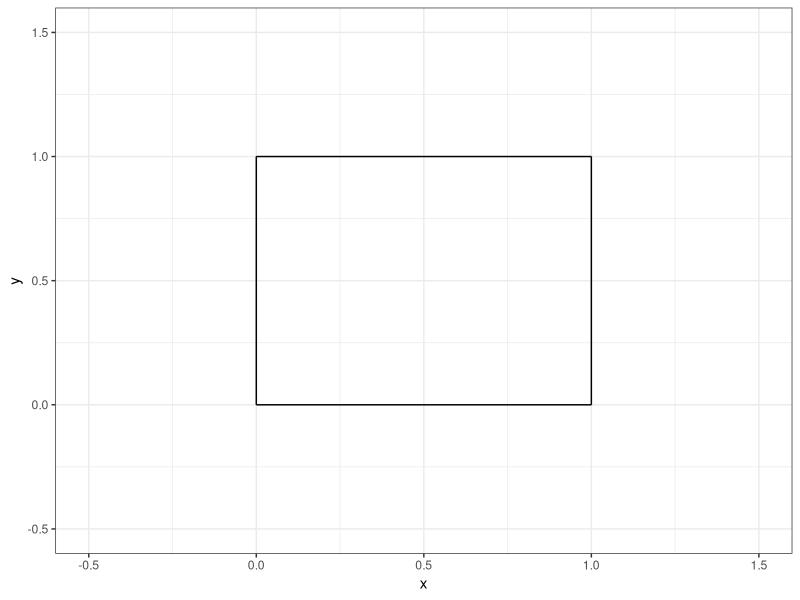
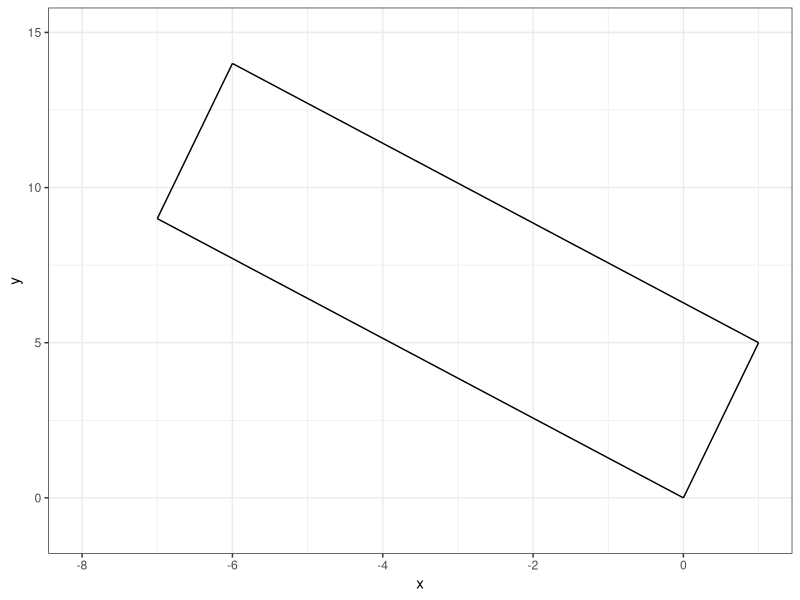

Write the R code that produced these figures, in order.
## ---- chunk 1
#| echo: false

default_chunk_hook  <- knitr::knit_hooks$get("chunk")

latex_font_size <- c("Huge", "huge", "LARGE", "Large", 
                     "large", "normalsize", "small", 
                     "footnotesize", "scriptsize", "tiny")

knitr::knit_hooks$set(chunk = function(x, options) {
  x <- default_chunk_hook(x, options)
  if(options$size %in% latex_font_size) {
    paste0("\n \\", options$size, "\n\n", 
      x, 
      "\n\n \\normalsize"
    )
  } else {
    x
  }
})

## ---- chunk 2
#| label: load-packages
#| include: false
library(tidyverse)
## ---- chunk 3
#| label: fig-unitsquare
#| fig-cap: "The unit square."
#| fig-width: 3
#| fig-height: 3
#| scale: "80%"
#| fig-align: "center"
#| size: "scriptsize"
ggplot() +
  geom_segment(aes(x = 0, xend = 0,
                   y=0, yend = 1))+
  geom_segment(aes(x = 0, xend = 1,
                   y=1, yend = 1))+
  geom_segment(aes(x = 1, xend = 1,
                   y=0, yend = 1))+
  geom_segment(aes(x = 0, xend = 1,
                   y=0, yend = 0)) +
  theme_bw() + 
  xlim(-0.5, 1.5)+
  ylim(-0.5, 1.5)+
  labs(x = "x", 
       y = "y")
## ---- chunk 4
#| size: "scriptsize"
#| code-fold: FALSE
 
(A = matrix(data=c(1,-7,5,9), nrow=2, ncol=2, byrow=TRUE))
## ---- chunk 5
#| size: "scriptsize"
#| code-fold: FALSE

(M = diag(2))
(T = A %*% M)
## ---- chunk 6
#| size: "scriptsize"
#| code-fold: FALSE
(basis.vector.1 = T[,1])
(basis.vector.2 = T[,2])
## ---- chunk 7
#| size: "scriptsize"
#| code-fold: FALSE
(p.0 = c(0,0))
(p.1 = basis.vector.1)
(p.2 = basis.vector.1 + basis.vector.2)
(p.3 = basis.vector.2)
## ---- chunk 8
#| label: fig-part-e
#| fig-cap: "The unit square (part e)."
#| fig-width: 3
#| fig-height: 3
#| scale: "80%"
#| fig-align: "center"
#| size: "scriptsize"
ggplot() +
  geom_segment(aes(x = p.0[1], xend = p.1[1],
                   y=p.0[2], yend = p.1[2]))+
  geom_segment(aes(x = p.1[1], xend = p.2[1],
                   y=p.1[2], yend = p.2[2]))+
  geom_segment(aes(x = p.2[1], xend = p.3[1],
                   y=p.2[2], yend = p.3[2]))+
  geom_segment(aes(x = p.3[1], xend = p.0[1],
                   y=p.3[2], yend = p.0[2])) +
  theme_bw() + 
  xlim(-8, 1)+
  ylim(-1, 15)+
  labs(x = "x", 
       y = "y")
## ---- chunk 9
#| size: "scriptsize"
#| code-fold: FALSE
(det.A = det(A))
## ---- chunk 10
#| size: "scriptsize"
#| code-fold: FALSE
 
(A = matrix(data=c(1,2,2,4), nrow=2, ncol=2, byrow=TRUE))
## ---- chunk 11
#| size: "scriptsize"
#| code-fold: FALSE

(M = diag(2))
(T = A %*% M)
## ---- chunk 12
#| size: "scriptsize"
#| code-fold: FALSE
(basis.vector.1 = T[,1])
(basis.vector.2 = T[,2])
